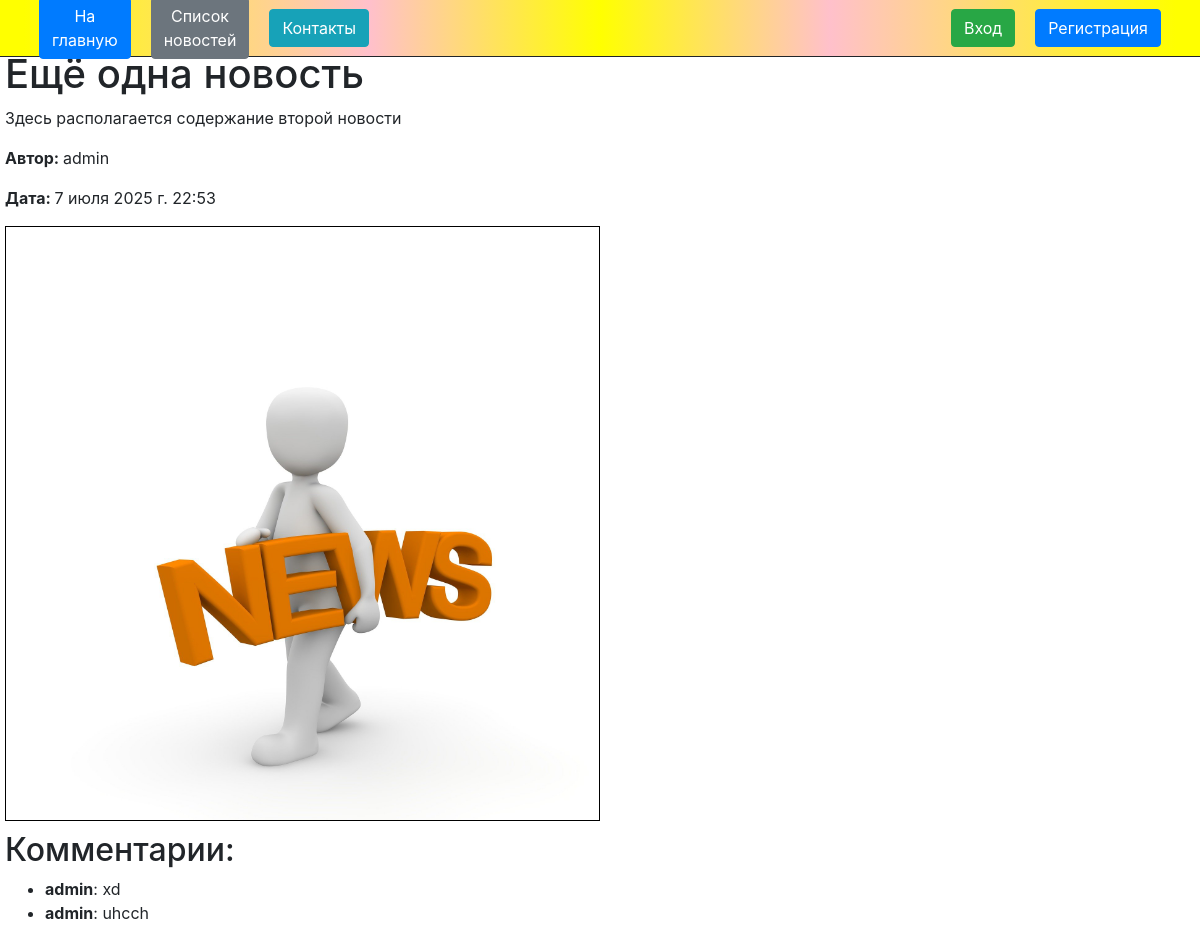
Screenshot of /news/2/ with the database file from the repository.
### news_app/models.py (models this page shows, shortened)
class News(models.Model):
    title = models.CharField(max_length=200)
    content = models.TextField()
    author = models.ForeignKey(User, on_delete=models.CASCADE)
    pub_date = models.DateTimeField(auto_now_add=True)
    image = models.ImageField(upload_to='news_images/', null=True, blank=True)

class Comment(models.Model):
    user = models.ForeignKey(User, on_delete=models.CASCADE)
    news = models.ForeignKey(News, on_delete=models.CASCADE)
    text = models.TextField()
    created_at = models.DateTimeField(auto_now_add=True)

### news_app/views.py (the view, shortened to what this page needs)
# urls.py: path('news/<int:pk>/', views.news_detail, name='news_detail'),
def news_detail(request, pk):
    news = get_object_or_404(News, pk=pk)
    comments = news.comment_set.all()
    form = None
    return render(request, 'news_app/news_detail.html', {'news': news, 'comments': comments, 'form': form})

### news_app/templates/news_app/news_detail.html (shortened to what this page needs)
{% extends "news_app/base.html" %}
{% load static %}
{% block static %}
    <link rel="stylesheet" href="{% static 'news_app/css/news_detail.css' %}">
{% endblock %}
{% block content %}
    <div class="news_detail">
        <h1>{{ news.title }}</h1>
        <p>{{ news.content }}</p>
        <p><strong>Автор: </strong>{{ news.author }}</p>
        <p><strong>Дата: </strong>{{ news.pub_date }}</p>
        {% if news.image %}
            <img style="background-size: cover; width: 50%; height: 50%; border: 1px solid black; margin-bottom: 10px;" src="{{ news.image.url }}" alt="Изображение">
        {% endif %}
        <h2>Комментарии:</h2>
        <ul>
            {% for comment in comments %}
                <li><b>{{ comment.user.username }}</b>: {{ comment.text }}</li>
            {% endfor %}
        </ul>
    </div>
{% endblock %}

### static/news_app/css/news_detail.css (style rules this page uses)
.news_detail { padding: 5px; }

### rows the page displays
News: title "Ещё одна новость", content "Здесь располагается содержание второй новости", author "admin", pub_date "7 июля 2025 г. 22:53", image (picture)
Comment: user.username "admin", text "xd"
Comment: user.username "admin", text "uhcch"
